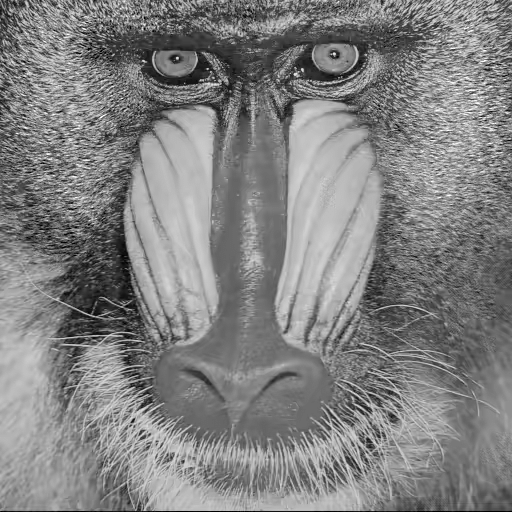
#> input picture images/Baboon_Gray.png, 512 x 512 px
$ python integrate.py
#> lines starting #> are read from the running program, lines starting #| are printed output that depends on the picture
import cv2
import numpy as np
import itertools

def divide_into_blocks(image, M, N):
    h, w, c = image.shape
    blocks = []
    for i in range(0, h, M):
        for j in range(0, w, N):
            block = image[i:i+M, j:j+N]
            blocks.append(block)
    return blocks, h, w

def reconstruct_image(blocks, h, w, M, N):
    reconstructed = np.zeros((h, w, 3), dtype=np.uint8)
    index = 0
    for i in range(0, h, M):
        for j in range(0, w, N):
            reconstructed[i:i+M, j:j+N] = blocks[index]
            index += 1
    return reconstructed

def scramble_pixels(block, key):
    np.random.seed(key)
    flat_block = block.reshape(-1, 3)
    indices = np.arange(len(flat_block))
    np.random.shuffle(indices)
    scrambled_block = flat_block[indices].reshape(block.shape)
    return scrambled_block, indices

def scramble_blocks(blocks, key):
    np.random.seed(key)
    indices = np.arange(len(blocks))
    np.random.shuffle(indices)
    scrambled = [blocks[i] for i in indices]
    scrambled = [scramble_pixels(block, key)[0] for block in scrambled]
    return scrambled, indices

def descramble_pixels(scrambled_block, indices):
    flat_scrambled = scrambled_block.reshape(-1, 3)
    original_order = np.zeros_like(flat_scrambled)
    for i, idx in enumerate(indices):
        original_order[idx] = flat_scrambled[i]
    return original_order.reshape(scrambled_block.shape)

def descramble_blocks(scrambled_blocks, indices):
    original_order = np.zeros(len(scrambled_blocks), dtype=object)
    for i, idx in enumerate(indices):
        original_order[idx] = scrambled_blocks[i]
    return list(original_order)

def block_regulation(block, d):
    grayscale_block = cv2.cvtColor(block, cv2.COLOR_BGR2GRAY)
    M, N = grayscale_block.shape
    regulated_block = np.copy(grayscale_block)

    for i in range(0, M, 2):
        for j in range(0, N, 2):
            if i+1 < M and j+1 < N:
                V = [grayscale_block[i, j], grayscale_block[i, j+1],
                     grayscale_block[i+1, j], grayscale_block[i+1, j+1]]
                R = [0, d, 2*d, 3*d]
                A = [V[k] + R[k] for k in range(4)]
                if not (0 <= min(A) and max(A) <= 255):
                    continue  # Skip if out of grayscale range
                A_sorted = sorted(A)
                regulated_block[i, j], regulated_block[i, j+1], \
                regulated_block[i+1, j], regulated_block[i+1, j+1] = A_sorted

    return cv2.cvtColor(regulated_block, cv2.COLOR_GRAY2BGR)

def process_image(image_path, M, N, key, d, save_scrambled=True):
#> called with image_path = 'images/Baboon_Gray.png', M = 64, N = 64, key = 1234, d = 5, save_scrambled = True
    image = cv2.imread(image_path)
#> image is the input picture: shape (512, 512, 3); min 0, max 255, mean 129.2
    blocks, h, w = divide_into_blocks(image, M, N)
#> after the loop in divide_into_blocks, `for i in range(0, h, M):`: blocks = 64 items
#> blocks = 64 items; h = 512; w = 512

    # Apply block regulation
    regulated_blocks = [block_regulation(block, d) for block in blocks]
#> regulated_blocks = 64 items

    scrambled_blocks, indices = scramble_blocks(regulated_blocks, key)
#> in scramble_blocks, `indices = np.arange(len(blocks))`: indices = 64 values from 0 to 63
#> in scramble_blocks, `scrambled = [blocks[i] for i in indices]`: scrambled = 64 items
#> in scramble_pixels, `indices = np.arange(len(flat_block))`: indices = 4096 values from 0 to 4095
#> in scramble_pixels (call 35), `scrambled_block = flat_block[indices].reshape(block.shape)`:
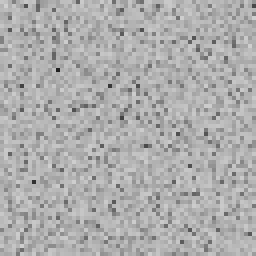
#> scrambled_block: shape (64, 64, 3) (shown 4 times larger); min 33, max 208, mean 173.8
#> in scramble_pixels (call 36), `scrambled_block = flat_block[indices].reshape(block.shape)`:
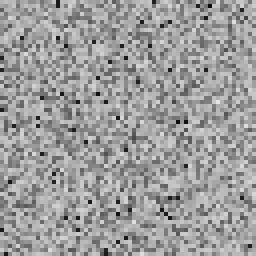
#> scrambled_block: shape (64, 64, 3) (shown 4 times larger); min 10, max 228, mean 157.3
#> in scramble_pixels (call 37), `scrambled_block = flat_block[indices].reshape(block.shape)`:
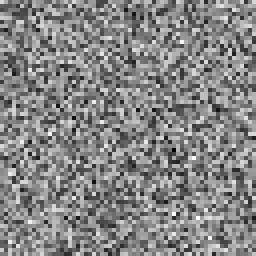
#> scrambled_block: shape (64, 64, 3) (shown 4 times larger); min 2, max 255, mean 133.5
#> in scramble_pixels (call 38), `scrambled_block = flat_block[indices].reshape(block.shape)`:
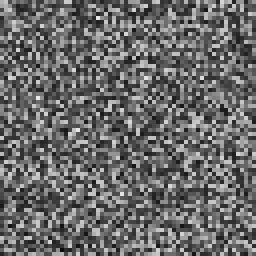
#> scrambled_block: shape (64, 64, 3) (shown 4 times larger); min 12, max 233, mean 105.6
#> in scramble_pixels (call 39), `scrambled_block = flat_block[indices].reshape(block.shape)`:
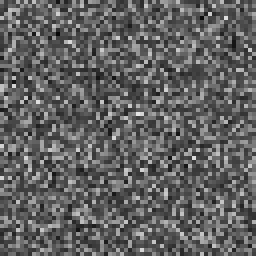
#> scrambled_block: shape (64, 64, 3) (shown 4 times larger); min 8, max 230, mean 97.2
#> in scramble_pixels (call 40), `scrambled_block = flat_block[indices].reshape(block.shape)`:
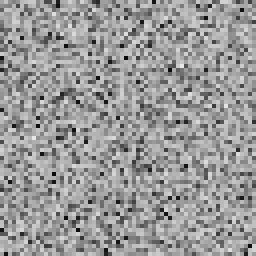
#> scrambled_block: shape (64, 64, 3) (shown 4 times larger); min 10, max 232, mean 153.5
#> scrambled_blocks = 64 items; indices = 64 values, max 63 at index 20, min 0 at index 36, mean 31.5
    scrambled_image = reconstruct_image(scrambled_blocks, h, w, M, N)
#> after the loop in reconstruct_image, `for i in range(0, h, M):`:
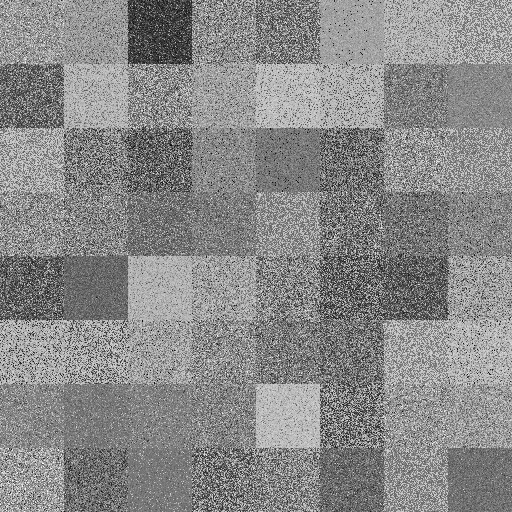
#> reconstructed: shape (512, 512, 3); min 0, max 255, mean 136.7
#> after the loop in reconstruct_image, `for i in range(0, h, M):`: index = 64

    if save_scrambled:
        cv2.imwrite("scrambled_image.png", scrambled_image)

    return scrambled_image, indices, h, w

# Example Usage
M, N = 64, 64  # Block size
d = 5  # Common difference for block regulation
key = 1234  # Scrambling key
scrambled_img, scramble_indices, h, w = process_image('images/Baboon_Gray.png', M, N, key, d)
#> scramble_indices has the same summary as indices in process_image; h = 512; w = 512
cv2.imshow('Scrambled Image', scrambled_img)
cv2.waitKey(0)
cv2.destroyAllWindows()
